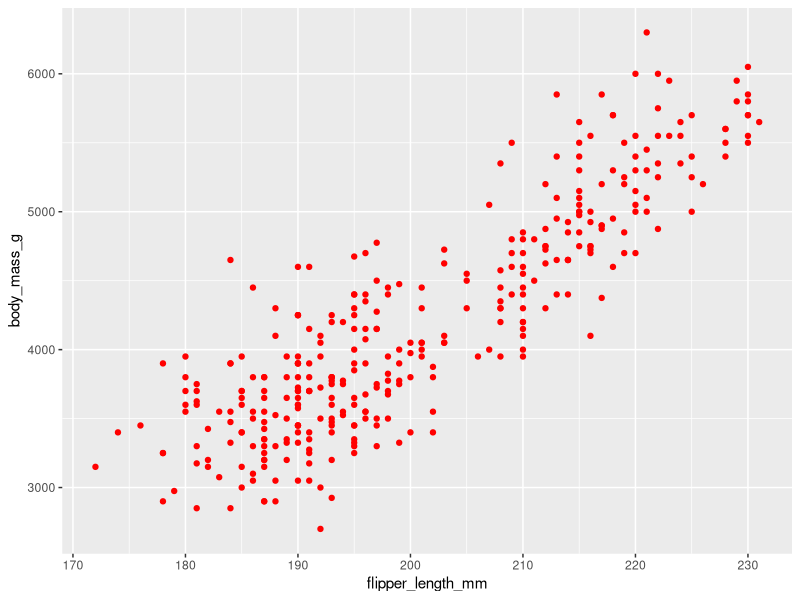
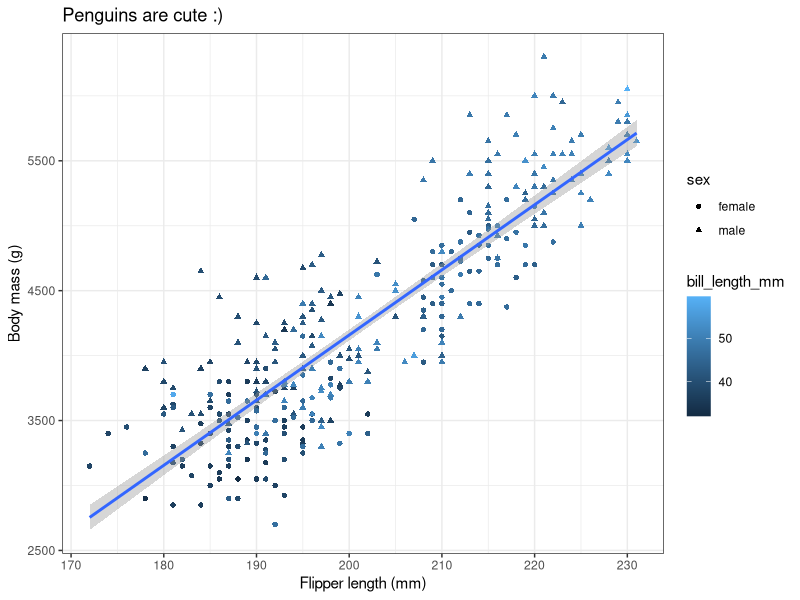
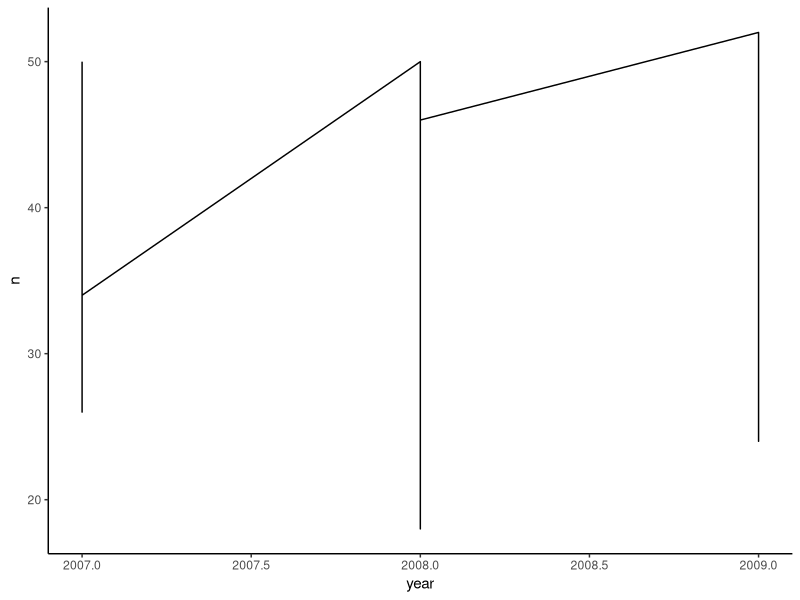
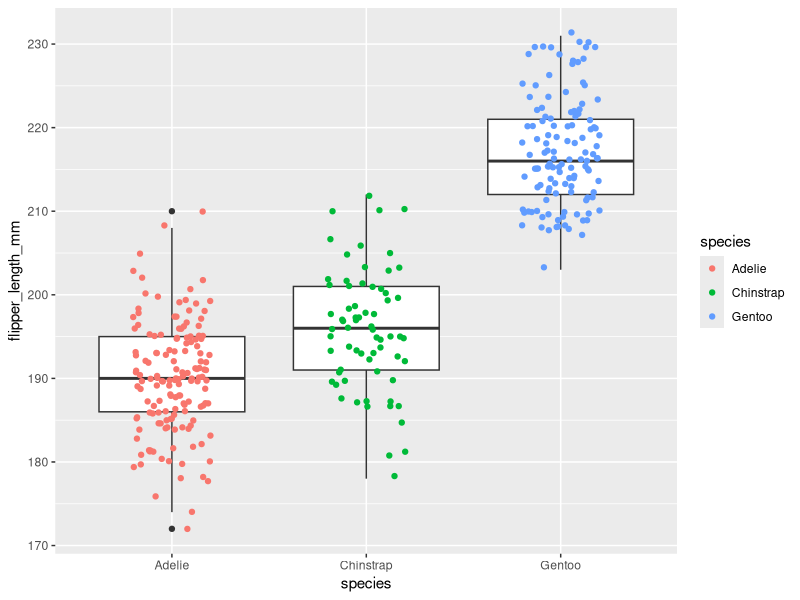
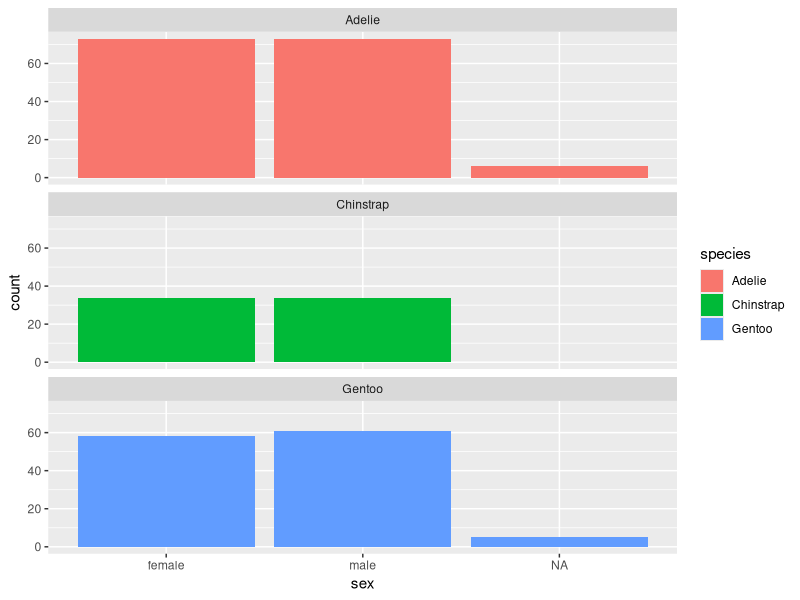
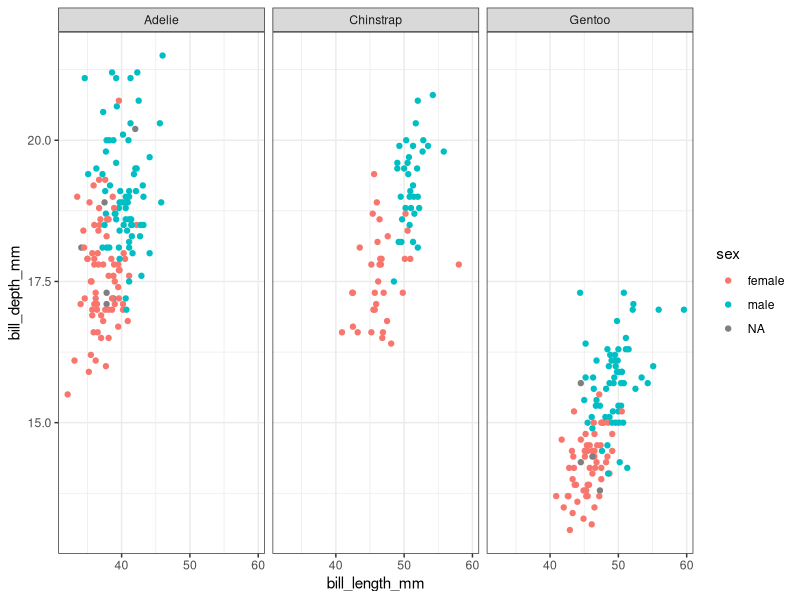
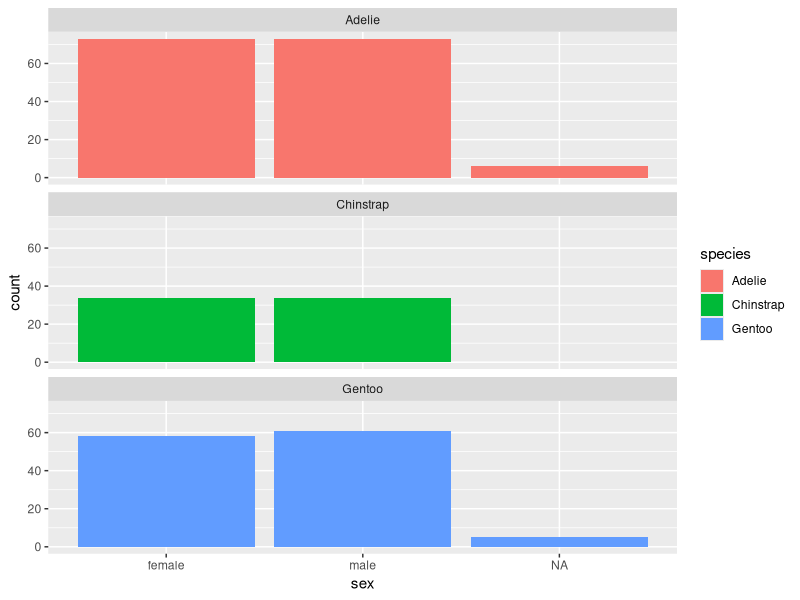
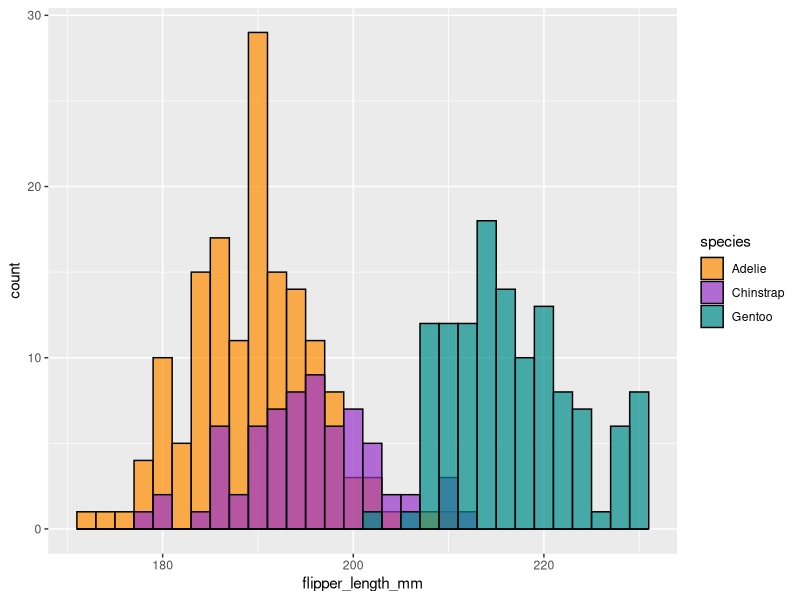

Here is the R script that generated these plots, in order:
# LRDS 2025-02-20

library(tidyverse)
library(palmerpenguins)
library(ggplot2)


find("filter")  # if there is a conflict the one listed first will be called unless you specify

#how we spefiy what package we want
gentoo=penguins %>%
  dplyr :: filter(species=='Gentoo') %>%
  dplyr :: select(-body_mass_g)%>%
  print()

head(penguins)

ggplot(data=penguins)+
  geom_point(aes(x=flipper_length_mm, y=body_mass_g),color='red') #maps the aesthetics of the plot to a data set

penguins_no_nas=penguins %>%
  filter(!is.na(sex)) %>%
  filter(!is.na(body_mass_g))

ggplot(data=penguins_no_nas)+
  geom_point(aes(x=flipper_length_mm, y=body_mass_g, color=bill_length_mm, shape=sex))+ #maps the aesthetics of the plot to a data set
  geom_smooth(aes(x=flipper_length_mm, y=body_mass_g),method='lm')+
  xlab('Flipper length (mm)')+
  ylab('Body mass (g)')+
  ggtitle('Penguins are cute :)')+
  theme_bw()


penguin_ts = penguins %>%
  group_by(species, year) %>%
  summarize(n=n())

ggplot(data=penguin_ts) +
  geom_line(aes(x=year,y=n))+
  theme_classic()
  
  
  geom_line(aes(x=year, y=n, color=species))  #the fix to make a nice plot
  
  
  #histograms
  x_plot=ggplot(data=penguins)+
    geom_histogram(aes(x=flipper_length_mm, fill=species), #color does the line/outline of the polygon
                   binwidth = 2,
                   color='black', 
                   position='identity',
                   alpha=0.7) +
    scale_fill_manual(values=c('darkorange','darkorchid','cyan4'))
  
  
  # box plots :)
  
  ggplot(data=penguins)+
    geom_boxplot(aes(y=flipper_length_mm,x=species))+
    geom_jitter(aes(y=flipper_length_mm,x=species,color=species),
                width=0.2) # 0.4 is the default
  
    
    
  # geom_point(aes(y=flipper_length_mm,x=species),color='powderblue',alpha=0.8)
  

    
    ## bar charts
  ggplot(data=penguins)+
    geom_bar(aes(x=sex,fill=species))+
    facet_wrap(~species, nrow=3)
    #coord_flip() # or set x to y
 
  ggsave('figures/penguin_sex_species.png',device='png',units='in',width=5,heigh=7,dpi=300)   
  
  ggsave('figures/penguin_sex_species.png',plot=x_plot, device='png',units='in',width=5,heigh=7,dpi=300)   
  
  
  #excersise 2.2
  
  ggplot(data=penguins)+
    geom_point(aes(x=bill_length_mm, y=bill_depth_mm, color=sex))+
    facet_wrap(~species)+
    theme_bw()
    
  
  
  